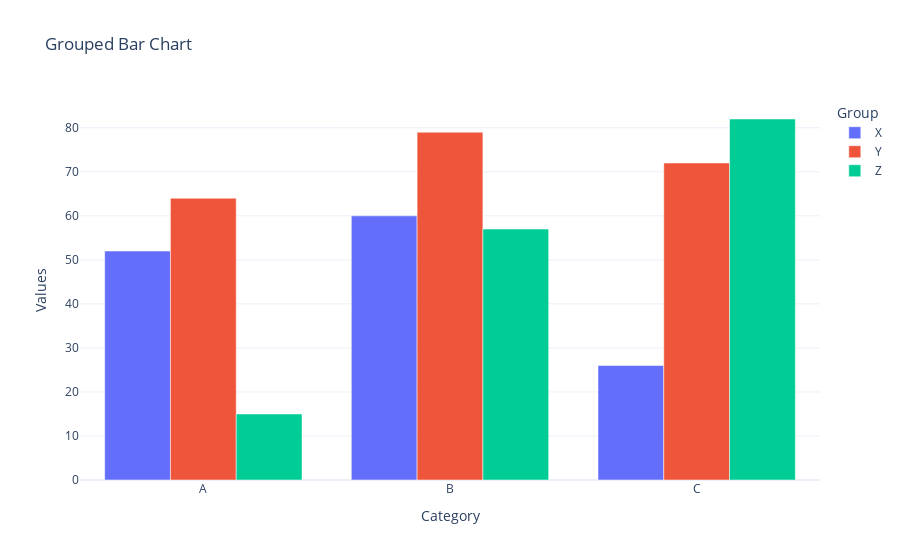

The notebook cell saved with this chart:
### Code cell
fig = px.bar(df_grouped, x='Category', y='Values', color='Group',
            barmode='group', title='Grouped Bar Chart')
fig.show()

### Figure 1 — Plotly figure (JSON) as saved in the notebook; plotly's stock layout.template omitted (floating-point values rounded to 4 significant figures)
{"data": [{"alignmentgroup": "True", "hovertemplate": "Group=X<br>Category=%{x}<br>Values=%{y}<extra></extra>", "legendgroup": "X", "marker": {"color": "#636efa", "pattern": {"shape": ""}}, "name": "X", "offsetgroup": "X", "orientation": "v", "showlegend": true, "textposition": "auto", "type": "bar", "x": ["A", "B", "C"], "xaxis": "x", "y": [52, 60, 26], "yaxis": "y"}, {"alignmentgroup": "True", "hovertemplate": "Group=Y<br>Category=%{x}<br>Values=%{y}<extra></extra>", "legendgroup": "Y", "marker": {"color": "#EF553B", "pattern": {"shape": ""}}, "name": "Y", "offsetgroup": "Y", "orientation": "v", "showlegend": true, "textposition": "auto", "type": "bar", "x": ["A", "B", "C"], "xaxis": "x", "y": [64, 79, 72], "yaxis": "y"}, {"alignmentgroup": "True", "hovertemplate": "Group=Z<br>Category=%{x}<br>Values=%{y}<extra></extra>", "legendgroup": "Z", "marker": {"color": "#00cc96", "pattern": {"shape": ""}}, "name": "Z", "offsetgroup": "Z", "orientation": "v", "showlegend": true, "textposition": "auto", "type": "bar", "x": ["A", "B", "C"], "xaxis": "x", "y": [15, 57, 82], "yaxis": "y"}], "layout": {"barmode": "group", "legend": {"title": {"text": "Group"}, "tracegroupgap": 0}, "title": {"text": "Grouped Bar Chart"}, "xaxis": {"anchor": "y", "domain": [0, 1], "title": {"text": "Category"}}, "yaxis": {"anchor": "x", "domain": [0, 1], "title": {"text": "Values"}}}}
